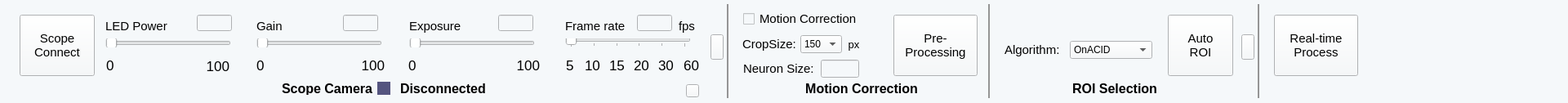
      <widget class="QWidget" name="widget_68" native="true">
       <property name="geometry">
        <rect>
         <x>0</x>
         <y>0</y>
         <width>1920</width>
         <height>126</height>
        </rect>
       </property>
       <property name="sizePolicy">
        <sizepolicy hsizetype="Preferred" vsizetype="Fixed">
         <horstretch>0</horstretch>
         <verstretch>0</verstretch>
        </sizepolicy>
       </property>
       <property name="minimumSize">
        <size>
         <width>1920</width>
         <height>126</height>
        </size>
       </property>
       <property name="styleSheet">
        <string notr="true">background-color: rgb(245, 248, 250);
border-color: rgb(0, 0, 0);</string>
       </property>
       <widget class="QLabel" name="label_141">
        <property name="geometry">
         <rect>
          <x>693</x>
          <y>69</y>
          <width>21</width>
          <height>21</height>
         </rect>
        </property>
        <property name="font">
         <font>
          <family>Arial</family>
          <pointsize>13</pointsize>
         </font>
        </property>
        <property name="text">
         <string>5</string>
        </property>
       </widget>
       <widget class="QLabel" name="label_142">
        <property name="geometry">
         <rect>
          <x>129</x>
          <y>21</y>
          <width>91</width>
          <height>21</height>
         </rect>
        </property>
        <property name="font">
         <font>
          <family>Arial</family>
          <pointsize>11</pointsize>
         </font>
        </property>
        <property name="text">
         <string>LED Power</string>
        </property>
       </widget>
       <widget class="QSlider" name="scopeFRslider_2">
        <property name="geometry">
         <rect>
          <x>692</x>
          <y>47</y>
          <width>154</width>
          <height>11</height>
         </rect>
        </property>
        <property name="sizePolicy">
         <sizepolicy hsizetype="Fixed" vsizetype="Fixed">
          <horstretch>0</horstretch>
          <verstretch>0</verstretch>
         </sizepolicy>
        </property>
        <property name="minimumSize">
         <size>
          <width>154</width>
          <height>11</height>
         </size>
        </property>
        <property name="mouseTracking">
         <bool>false</bool>
        </property>
        <property name="minimum">
         <number>0</number>
        </property>
        <property name="maximum">
         <number>5</number>
        </property>
        <property name="singleStep">
         <number>1</number>
        </property>
        <property name="pageStep">
         <number>1</number>
        </property>
        <property name="value">
         <number>0</number>
        </property>
        <property name="sliderPosition">
         <number>0</number>
        </property>
        <property name="orientation">
         <enum>Qt::Horizontal</enum>
        </property>
        <property name="invertedControls">
         <bool>false</bool>
        </property>
        <property name="tickPosition">
         <enum>QSlider::TicksBelow</enum>
        </property>
        <property name="tickInterval">
         <number>1</number>
        </property>
       </widget>
       <widget class="QLabel" name="label_143">
        <property name="geometry">
         <rect>
          <x>776</x>
          <y>69</y>
          <width>21</width>
          <height>21</height>
         </rect>
        </property>
        <property name="font">
         <font>
          <family>Arial</family>
          <pointsize>13</pointsize>
         </font>
        </property>
        <property name="text">
         <string>20</string>
        </property>
       </widget>
       <widget class="QLabel" name="label_144">
        <property name="geometry">
         <rect>
          <x>314</x>
          <y>21</y>
          <width>67</width>
          <height>21</height>
         </rect>
        </property>
        <property name="font">
         <font>
          <family>Arial</family>
          <pointsize>11</pointsize>
         </font>
        </property>
        <property name="text">
         <string>Gain</string>
        </property>
       </widget>
       <widget class="QLabel" name="label_145">
        <property name="geometry">
         <rect>
          <x>130</x>
          <y>69</y>
          <width>21</width>
          <height>21</height>
         </rect>
        </property>
        <property name="font">
         <font>
          <family>Arial</family>
          <pointsize>13</pointsize>
         </font>
        </property>
        <property name="text">
         <string>0</string>
        </property>
       </widget>
       <widget class="QLabel" name="label_146">
        <property name="geometry">
         <rect>
          <x>314</x>
          <y>69</y>
          <width>21</width>
          <height>21</height>
         </rect>
        </property>
        <property name="font">
         <font>
          <family>Arial</family>
          <pointsize>13</pointsize>
         </font>
        </property>
        <property name="text">
         <string>0</string>
        </property>
       </widget>
       <widget class="QSlider" name="scopeLEDslider_2">
        <property name="geometry">
         <rect>
          <x>129</x>
          <y>47</y>
          <width>154</width>
          <height>11</height>
         </rect>
        </property>
        <property name="sizePolicy">
         <sizepolicy hsizetype="Fixed" vsizetype="Fixed">
          <horstretch>0</horstretch>
          <verstretch>0</verstretch>
         </sizepolicy>
        </property>
        <property name="minimumSize">
         <size>
          <width>154</width>
          <height>11</height>
         </size>
        </property>
        <property name="maximum">
         <number>255</number>
        </property>
        <property name="orientation">
         <enum>Qt::Horizontal</enum>
        </property>
       </widget>
       <widget class="QLabel" name="label_147">
        <property name="geometry">
         <rect>
          <x>250</x>
          <y>70</y>
          <width>31</width>
          <height>21</height>
         </rect>
        </property>
        <property name="font">
         <font>
          <family>Arial</family>
          <pointsize>13</pointsize>
         </font>
        </property>
        <property name="text">
         <string>100</string>
        </property>
        <property name="alignment">
         <set>Qt::AlignRight|Qt::AlignTrailing|Qt::AlignVCenter</set>
        </property>
       </widget>
       <widget class="QLabel" name="label_149">
        <property name="geometry">
         <rect>
          <x>716</x>
          <y>69</y>
          <width>21</width>
          <height>21</height>
         </rect>
        </property>
        <property name="font">
         <font>
          <family>Arial</family>
          <pointsize>13</pointsize>
         </font>
        </property>
        <property name="text">
         <string>10</string>
        </property>
       </widget>
       <widget class="QLabel" name="label_150">
        <property name="geometry">
         <rect>
          <x>501</x>
          <y>21</y>
          <width>91</width>
          <height>21</height>
         </rect>
        </property>
        <property name="font">
         <font>
          <family>Arial</family>
          <pointsize>11</pointsize>
         </font>
        </property>
        <property name="text">
         <string>Exposure</string>
        </property>
       </widget>
       <widget class="QSlider" name="scopeExposureSlider_2">
        <property name="geometry">
         <rect>
          <x>501</x>
          <y>47</y>
          <width>154</width>
          <height>11</height>
         </rect>
        </property>
        <property name="sizePolicy">
         <sizepolicy hsizetype="Fixed" vsizetype="Fixed">
          <horstretch>0</horstretch>
          <verstretch>0</verstretch>
         </sizepolicy>
        </property>
        <property name="minimumSize">
         <size>
          <width>154</width>
          <height>11</height>
         </size>
        </property>
        <property name="cursor">
         <cursorShape>ArrowCursor</cursorShape>
        </property>
        <property name="maximum">
         <number>255</number>
        </property>
        <property name="orientation">
         <enum>Qt::Horizontal</enum>
        </property>
       </widget>
       <widget class="QWidget" name="signScopeCamera_2" native="true">
        <property name="geometry">
         <rect>
          <x>462</x>
          <y>100</y>
          <width>16</width>
          <height>16</height>
         </rect>
        </property>
        <property name="styleSheet">
         <string notr="true">background-color: rgb(85, 85, 127);</string>
        </property>
       </widget>
       <widget class="QLabel" name="label_151">
        <property name="geometry">
         <rect>
          <x>345</x>
          <y>100</y>
          <width>115</width>
          <height>16</height>
         </rect>
        </property>
        <property name="font">
         <font>
          <family>Arial</family>
          <pointsize>12</pointsize>
          <weight>75</weight>
          <bold>true</bold>
         </font>
        </property>
        <property name="text">
         <string>Scope Camera</string>
        </property>
       </widget>
       <widget class="QPushButton" name="pushButton_120">
        <property name="geometry">
         <rect>
          <x>840</x>
          <y>103</y>
          <width>16</width>
          <height>16</height>
         </rect>
        </property>
        <property name="text">
         <string/>
        </property>
       </widget>
       <widget class="QLineEdit" name="scopeGainValue_2">
        <property name="geometry">
         <rect>
          <x>420</x>
          <y>18</y>
          <width>43</width>
          <height>20</height>
         </rect>
        </property>
        <property name="sizePolicy">
         <sizepolicy hsizetype="Fixed" vsizetype="Fixed">
          <horstretch>0</horstretch>
          <verstretch>0</verstretch>
         </sizepolicy>
        </property>
        <property name="minimumSize">
         <size>
          <width>43</width>
          <height>20</height>
         </size>
        </property>
       </widget>
       <widget class="QLabel" name="label_152">
        <property name="geometry">
         <rect>
          <x>440</x>
          <y>69</y>
          <width>31</width>
          <height>21</height>
         </rect>
        </property>
        <property name="font">
         <font>
          <family>Arial</family>
          <pointsize>13</pointsize>
         </font>
        </property>
        <property name="text">
         <string>100</string>
        </property>
        <property name="alignment">
         <set>Qt::AlignRight|Qt::AlignTrailing|Qt::AlignVCenter</set>
        </property>
       </widget>
       <widget class="QLabel" name="label_153">
        <property name="geometry">
         <rect>
          <x>630</x>
          <y>69</y>
          <width>31</width>
          <height>21</height>
         </rect>
        </property>
        <property name="font">
         <font>
          <family>Arial</family>
          <pointsize>13</pointsize>
         </font>
        </property>
        <property name="text">
         <string>100</string>
        </property>
        <property name="alignment">
         <set>Qt::AlignRight|Qt::AlignTrailing|Qt::AlignVCenter</set>
        </property>
       </widget>
       <widget class="QLabel" name="label_154">
        <property name="geometry">
         <rect>
          <x>825</x>
          <y>69</y>
          <width>31</width>
          <height>21</height>
         </rect>
        </property>
        <property name="font">
         <font>
          <family>Arial</family>
          <pointsize>13</pointsize>
         </font>
        </property>
        <property name="text">
         <string>60</string>
        </property>
        <property name="alignment">
         <set>Qt::AlignRight|Qt::AlignTrailing|Qt::AlignVCenter</set>
        </property>
       </widget>
       <widget class="QSlider" name="scopeGainSlider_2">
        <property name="geometry">
         <rect>
          <x>314</x>
          <y>47</y>
          <width>154</width>
          <height>11</height>
         </rect>
        </property>
        <property name="sizePolicy">
         <sizepolicy hsizetype="Fixed" vsizetype="Fixed">
          <horstretch>0</horstretch>
          <verstretch>0</verstretch>
         </sizepolicy>
        </property>
        <property name="minimumSize">
         <size>
          <width>154</width>
          <height>11</height>
         </size>
        </property>
        <property name="orientation">
         <enum>Qt::Horizontal</enum>
        </property>
       </widget>
       <widget class="QLabel" name="label_155">
        <property name="geometry">
         <rect>
          <x>831</x>
          <y>21</y>
          <width>31</width>
          <height>21</height>
         </rect>
        </property>
        <property name="font">
         <font>
          <family>Arial</family>
          <pointsize>11</pointsize>
         </font>
        </property>
        <property name="text">
         <string>fps</string>
        </property>
       </widget>
       <widget class="QLabel" name="label_156">
        <property name="geometry">
         <rect>
          <x>746</x>
          <y>69</y>
          <width>21</width>
          <height>21</height>
         </rect>
        </property>
        <property name="font">
         <font>
          <family>Arial</family>
          <pointsize>13</pointsize>
         </font>
        </property>
        <property name="text">
         <string>15</string>
        </property>
       </widget>
       <widget class="QLabel" name="label_157">
        <property name="geometry">
         <rect>
          <x>692</x>
          <y>21</y>
          <width>91</width>
          <height>21</height>
         </rect>
        </property>
        <property name="font">
         <font>
          <family>Arial</family>
          <pointsize>11</pointsize>
         </font>
        </property>
        <property name="text">
         <string>Frame rate</string>
        </property>
       </widget>
       <widget class="QPushButton" name="connectScopeCameraButton_2">
        <property name="geometry">
         <rect>
          <x>24</x>
          <y>18</y>
          <width>92</width>
          <height>75</height>
         </rect>
        </property>
        <property name="font">
         <font>
          <family>Arial</family>
          <pointsize>11</pointsize>
         </font>
        </property>
        <property name="text">
         <string>Scope
Connect</string>
        </property>
       </widget>
       <widget class="QLineEdit" name="scopeLEDvalue_2">
        <property name="geometry">
         <rect>
          <x>241</x>
          <y>18</y>
          <width>43</width>
          <height>20</height>
         </rect>
        </property>
        <property name="sizePolicy">
         <sizepolicy hsizetype="Fixed" vsizetype="Fixed">
          <horstretch>0</horstretch>
          <verstretch>0</verstretch>
         </sizepolicy>
        </property>
        <property name="minimumSize">
         <size>
          <width>43</width>
          <height>20</height>
         </size>
        </property>
       </widget>
       <widget class="QLineEdit" name="scopeFRvalue_2">
        <property name="geometry">
         <rect>
          <x>780</x>
          <y>18</y>
          <width>43</width>
          <height>20</height>
         </rect>
        </property>
        <property name="sizePolicy">
         <sizepolicy hsizetype="Fixed" vsizetype="Fixed">
          <horstretch>0</horstretch>
          <verstretch>0</verstretch>
         </sizepolicy>
        </property>
        <property name="minimumSize">
         <size>
          <width>43</width>
          <height>20</height>
         </size>
        </property>
       </widget>
       <widget class="QLabel" name="label_158">
        <property name="geometry">
         <rect>
          <x>806</x>
          <y>69</y>
          <width>21</width>
          <height>21</height>
         </rect>
        </property>
        <property name="font">
         <font>
          <family>Arial</family>
          <pointsize>13</pointsize>
         </font>
        </property>
        <property name="text">
         <string>30</string>
        </property>
       </widget>
       <widget class="QLineEdit" name="scopeExposureValue_2">
        <property name="geometry">
         <rect>
          <x>610</x>
          <y>18</y>
          <width>43</width>
          <height>20</height>
         </rect>
        </property>
        <property name="sizePolicy">
         <sizepolicy hsizetype="Fixed" vsizetype="Fixed">
          <horstretch>0</horstretch>
          <verstretch>0</verstretch>
         </sizepolicy>
        </property>
        <property name="minimumSize">
         <size>
          <width>43</width>
          <height>20</height>
         </size>
        </property>
       </widget>
       <widget class="QLabel" name="scopecamStatusLabel_2">
        <property name="geometry">
         <rect>
          <x>490</x>
          <y>100</y>
          <width>115</width>
          <height>16</height>
         </rect>
        </property>
        <property name="font">
         <font>
          <family>Arial</family>
          <pointsize>12</pointsize>
          <weight>75</weight>
          <bold>true</bold>
         </font>
        </property>
        <property name="text">
         <string>Disconnected</string>
        </property>
       </widget>
       <widget class="QWidget" name="widget_87" native="true">
        <property name="geometry">
         <rect>
          <x>890</x>
          <y>5</y>
          <width>2</width>
          <height>115</height>
         </rect>
        </property>
        <property name="sizePolicy">
         <sizepolicy hsizetype="Fixed" vsizetype="Fixed">
          <horstretch>0</horstretch>
          <verstretch>0</verstretch>
         </sizepolicy>
        </property>
        <property name="minimumSize">
         <size>
          <width>2</width>
          <height>105</height>
         </size>
        </property>
        <property name="styleSheet">
         <string notr="true">background-color: rgb(149, 149, 149);</string>
        </property>
       </widget>
       <widget class="QLabel" name="label_148">
        <property name="geometry">
         <rect>
          <x>500</x>
          <y>69</y>
          <width>21</width>
          <height>21</height>
         </rect>
        </property>
        <property name="font">
         <font>
          <family>Arial</family>
          <pointsize>13</pointsize>
         </font>
        </property>
        <property name="text">
         <string>0</string>
        </property>
       </widget>
       <widget class="QPushButton" name="connectBehaviorCameraButton_7">
        <property name="geometry">
         <rect>
          <x>1094</x>
          <y>18</y>
          <width>103</width>
          <height>75</height>
         </rect>
        </property>
        <property name="sizePolicy">
         <sizepolicy hsizetype="Fixed" vsizetype="Fixed">
          <horstretch>0</horstretch>
          <verstretch>0</verstretch>
         </sizepolicy>
        </property>
        <property name="minimumSize">
         <size>
          <width>103</width>
          <height>75</height>
         </size>
        </property>
        <property name="font">
         <font>
          <family>Arial</family>
          <pointsize>11</pointsize>
         </font>
        </property>
        <property name="text">
         <string>Pre-
Processing</string>
        </property>
       </widget>
       <widget class="QLabel" name="label_159">
        <property name="geometry">
         <rect>
          <x>920</x>
          <y>100</y>
          <width>270</width>
          <height>16</height>
         </rect>
        </property>
        <property name="font">
         <font>
          <family>Arial</family>
          <pointsize>12</pointsize>
          <weight>75</weight>
          <bold>true</bold>
         </font>
        </property>
        <property name="text">
         <string>Motion Correction</string>
        </property>
        <property name="alignment">
         <set>Qt::AlignCenter</set>
        </property>
       </widget>
       <widget class="QLabel" name="label_160">
        <property name="geometry">
         <rect>
          <x>1025</x>
          <y>43</y>
          <width>41</width>
          <height>22</height>
         </rect>
        </property>
        <property name="font">
         <font>
          <family>Arial</family>
          <pointsize>10</pointsize>
         </font>
        </property>
        <property name="text">
         <string>px</string>
        </property>
        <property name="alignment">
         <set>Qt::AlignCenter</set>
        </property>
       </widget>
       <widget class="QComboBox" name="comboBox_5">
        <property name="geometry">
         <rect>
          <x>980</x>
          <y>43</y>
          <width>51</width>
          <height>22</height>
         </rect>
        </property>
        <item>
         <property name="text">
          <string>150</string>
         </property>
        </item>
        <item>
         <property name="text">
          <string>300</string>
         </property>
        </item>
       </widget>
       <widget class="QCheckBox" name="checkBox_7">
        <property name="geometry">
         <rect>
          <x>910</x>
          <y>15</y>
          <width>141</width>
          <height>16</height>
         </rect>
        </property>
        <property name="font">
         <font>
          <family>Arial</family>
          <pointsize>11</pointsize>
         </font>
        </property>
        <property name="text">
         <string>Motion Correction</string>
        </property>
       </widget>
       <widget class="QLabel" name="label_161">
        <property name="geometry">
         <rect>
          <x>909</x>
          <y>43</y>
          <width>71</width>
          <height>22</height>
         </rect>
        </property>
        <property name="font">
         <font>
          <family>Arial</family>
          <pointsize>11</pointsize>
         </font>
        </property>
        <property name="text">
         <string>CropSize:</string>
        </property>
        <property name="alignment">
         <set>Qt::AlignLeading|Qt::AlignLeft|Qt::AlignVCenter</set>
        </property>
       </widget>
       <widget class="QPushButton" name="pushButton_119">
        <property name="geometry">
         <rect>
          <x>870</x>
          <y>42</y>
          <width>16</width>
          <height>31</height>
         </rect>
        </property>
        <property name="text">
         <string/>
        </property>
       </widget>
       <widget class="QLabel" name="label_163">
        <property name="geometry">
         <rect>
          <x>910</x>
          <y>73</y>
          <width>91</width>
          <height>22</height>
         </rect>
        </property>
        <property name="font">
         <font>
          <family>Arial</family>
          <pointsize>11</pointsize>
         </font>
        </property>
        <property name="text">
         <string>Neuron Size:</string>
        </property>
        <property name="alignment">
         <set>Qt::AlignLeading|Qt::AlignLeft|Qt::AlignVCenter</set>
        </property>
       </widget>
       <widget class="QLineEdit" name="exposureValueBCam_3">
        <property name="geometry">
         <rect>
          <x>1005</x>
          <y>73</y>
          <width>47</width>
          <height>22</height>
         </rect>
        </property>
       </widget>
       <widget class="QWidget" name="widget_88" native="true">
        <property name="geometry">
         <rect>
          <x>1210</x>
          <y>5</y>
          <width>2</width>
          <height>115</height>
         </rect>
        </property>
        <property name="sizePolicy">
         <sizepolicy hsizetype="Fixed" vsizetype="Fixed">
          <horstretch>0</horstretch>
          <verstretch>0</verstretch>
         </sizepolicy>
        </property>
        <property name="minimumSize">
         <size>
          <width>2</width>
          <height>105</height>
         </size>
        </property>
        <property name="styleSheet">
         <string notr="true">background-color: rgb(149, 149, 149);</string>
        </property>
       </widget>
       <widget class="QPushButton" name="connectBehaviorCameraButton_8">
        <property name="geometry">
         <rect>
          <x>1430</x>
          <y>18</y>
          <width>80</width>
          <height>75</height>
         </rect>
        </property>
        <property name="sizePolicy">
         <sizepolicy hsizetype="Fixed" vsizetype="Fixed">
          <horstretch>0</horstretch>
          <verstretch>0</verstretch>
         </sizepolicy>
        </property>
        <property name="minimumSize">
         <size>
          <width>80</width>
          <height>75</height>
         </size>
        </property>
        <property name="font">
         <font>
          <family>Arial</family>
          <pointsize>11</pointsize>
         </font>
        </property>
        <property name="text">
         <string>Auto
ROI</string>
        </property>
       </widget>
       <widget class="QPushButton" name="connectBehaviorCameraButton_9">
        <property name="geometry">
         <rect>
          <x>1560</x>
          <y>18</y>
          <width>103</width>
          <height>75</height>
         </rect>
        </property>
        <property name="minimumSize">
         <size>
          <width>103</width>
          <height>75</height>
         </size>
        </property>
        <property name="font">
         <font>
          <family>Arial</family>
          <pointsize>11</pointsize>
         </font>
        </property>
        <property name="text">
         <string>Real-time
Process</string>
        </property>
       </widget>
       <widget class="QPushButton" name="pushButton_121">
        <property name="geometry">
         <rect>
          <x>1520</x>
          <y>42</y>
          <width>16</width>
          <height>31</height>
         </rect>
        </property>
        <property name="text">
         <string/>
        </property>
       </widget>
       <widget class="QWidget" name="widget_89" native="true">
        <property name="geometry">
         <rect>
          <x>1540</x>
          <y>5</y>
          <width>2</width>
          <height>115</height>
         </rect>
        </property>
        <property name="sizePolicy">
         <sizepolicy hsizetype="Fixed" vsizetype="Fixed">
          <horstretch>0</horstretch>
          <verstretch>0</verstretch>
         </sizepolicy>
        </property>
        <property name="minimumSize">
         <size>
          <width>2</width>
          <height>105</height>
         </size>
        </property>
        <property name="styleSheet">
         <string notr="true">background-color: rgb(149, 149, 149);</string>
        </property>
       </widget>
       <widget class="QLabel" name="label_164">
        <property name="geometry">
         <rect>
          <x>1230</x>
          <y>100</y>
          <width>270</width>
          <height>16</height>
         </rect>
        </property>
        <property name="font">
         <font>
          <family>Arial</family>
          <pointsize>12</pointsize>
          <weight>75</weight>
          <bold>true</bold>
         </font>
        </property>
        <property name="text">
         <string>ROI Selection</string>
        </property>
        <property name="alignment">
         <set>Qt::AlignCenter</set>
        </property>
       </widget>
       <widget class="QLabel" name="label_318">
        <property name="geometry">
         <rect>
          <x>1230</x>
          <y>50</y>
          <width>71</width>
          <height>22</height>
         </rect>
        </property>
        <property name="font">
         <font>
          <family>Arial</family>
          <pointsize>11</pointsize>
         </font>
        </property>
        <property name="text">
         <string>Algorithm:</string>
        </property>
        <property name="alignment">
         <set>Qt::AlignLeading|Qt::AlignLeft|Qt::AlignVCenter</set>
        </property>
       </widget>
       <widget class="QComboBox" name="comboBox_23">
        <property name="geometry">
         <rect>
          <x>1310</x>
          <y>50</y>
          <width>101</width>
          <height>22</height>
         </rect>
        </property>
        <property name="editable">
         <bool>false</bool>
        </property>
        <property name="currentText">
         <string>OnACID</string>
        </property>
        <item>
         <property name="text">
          <string>OnACID</string>
         </property>
        </item>
        <item>
         <property name="text">
          <string>OnACID_mes</string>
         </property>
        </item>
       </widget>
      </widget>
